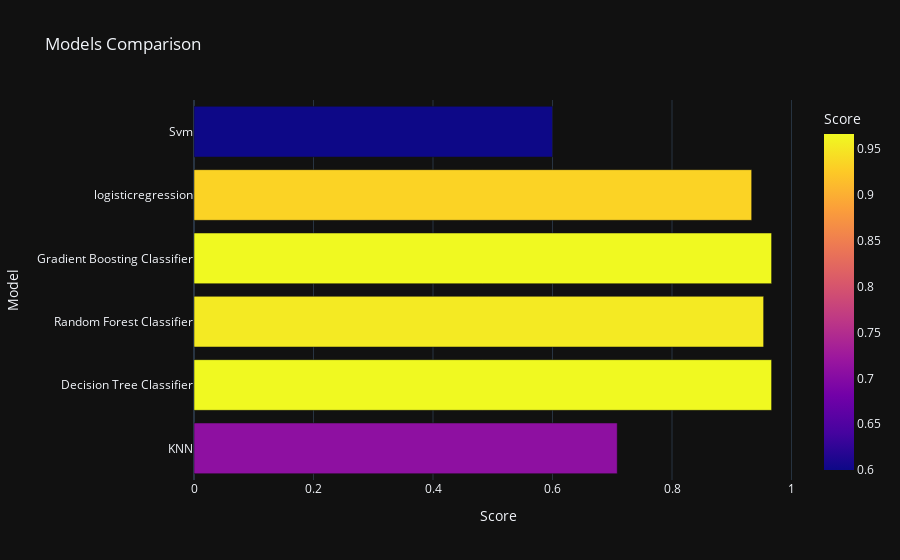

Notebook code cell kept with this figure:
### Code cell
px.bar(data_frame = models, x = 'Score', y = 'Model', color = 'Score', template = 'plotly_dark', 
       title = 'Models Comparison')

### Figure 1 — Plotly figure (JSON) as saved in the notebook; plotly's stock layout.template omitted (floating-point values rounded to 4 significant figures)
{"data": [{"alignmentgroup": "True", "hovertemplate": "Score=%{marker.color}<br>Model=%{y}<extra></extra>", "legendgroup": "", "marker": {"color": [0.7083, 0.9667, 0.9533, 0.9667, 0.9333, 0.6], "coloraxis": "coloraxis", "pattern": {"shape": ""}}, "name": "", "offsetgroup": "", "orientation": "h", "showlegend": false, "textposition": "auto", "type": "bar", "x": [0.7083, 0.9667, 0.9533, 0.9667, 0.9333, 0.6], "xaxis": "x", "y": ["KNN", "Decision Tree Classifier", "Random Forest Classifier", "Gradient Boosting Classifier", "logisticregression", "Svm"], "yaxis": "y"}], "layout": {"barmode": "relative", "coloraxis": {"colorbar": {"title": {"text": "Score"}}, "colorscale": [[0, "#0d0887"], [0.1111, "#46039f"], [0.2222, "#7201a8"], [0.3333, "#9c179e"], [0.4444, "#bd3786"], [0.5556, "#d8576b"], [0.6667, "#ed7953"], [0.7778, "#fb9f3a"], [0.8889, "#fdca26"], [1, "#f0f921"]]}, "legend": {"tracegroupgap": 0}, "title": {"text": "Models Comparison"}, "xaxis": {"anchor": "y", "domain": [0, 1], "title": {"text": "Score"}}, "yaxis": {"anchor": "x", "domain": [0, 1], "title": {"text": "Model"}}}}
